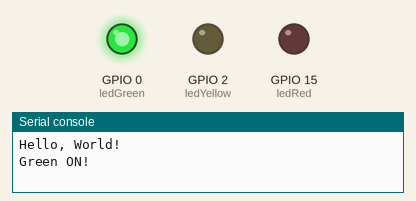
A program run on a simulated ESP32 board running MicroPython. Parts: output pins drawn as LEDs (lit = HIGH), the last lines printed to the serial console. Wiring (from the project's diagram.json): green LED on GPIO 0, yellow LED on GPIO 2, red LED on GPIO 15.

Above: at 10.0 s.
At 20.2 s:
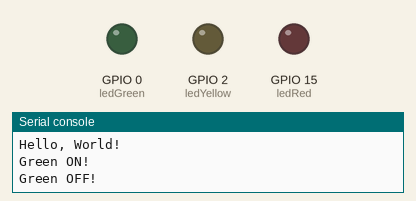
At 25.5 s:
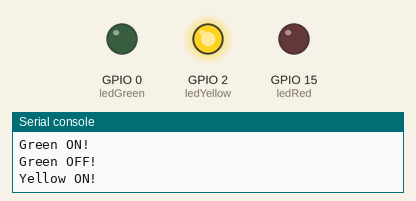
At 34.5 s:
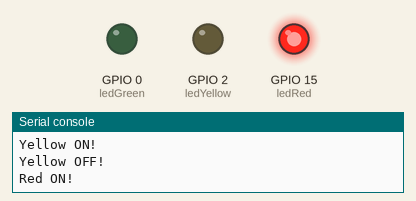
Timing chart, 0 to 50.1 s (numbered marks = the images above):
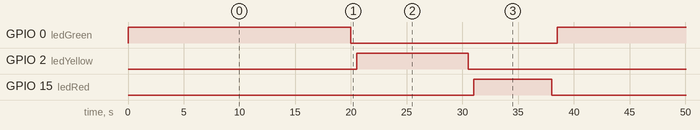

Measured:
- by itself, GPIO 0 (ledGreen): alternates HIGH for 20.0 s and LOW for 18.5 s
- by itself, GPIO 2 (ledYellow): alternates HIGH for 10.0 s and LOW for 28.5 s
- by itself, GPIO 15 (ledRed): alternates HIGH for 7.0 s and LOW for 31.5 s

The program:

main.py
```python
from machine import Pin
from utime import sleep

print("Hello, World!")

ledRed = Pin (15, Pin.OUT)
ledYellow = Pin (2, Pin.OUT)
ledGreen = Pin (0, Pin.OUT)

while True:

    ledGreen.on()
    print("Green ON!")
    sleep(20.0)
    ledGreen.off()
    print("Green OFF!")
    sleep(0.5)

    ledYellow.on()
    print("Yellow ON!")
    sleep(10.0)
    ledYellow.off()
    print("Yellow OFF!")
    sleep(0.5)

    ledRed.on()
    print("Red ON!")
    sleep(7.0)
    ledRed.off()
    print("Red OFF!")
    sleep(0.5)
```
